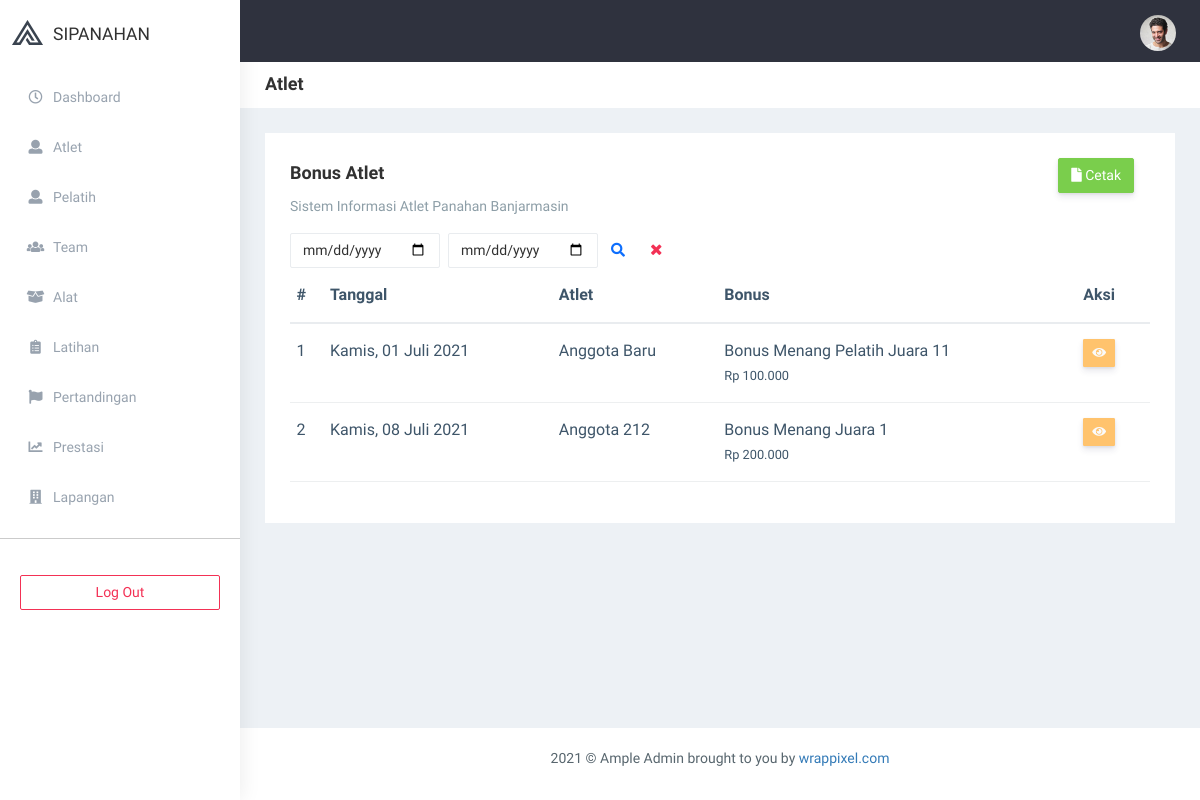
The page /index.php/bonus/atlet on the database its author committed.
### tables this page shows
CREATE TABLE `bonus` (
  `id` int(11) NOT NULL,
  `user_id` int(11) NOT NULL,
  `tanggal` date NOT NULL,
  `bonus` varchar(255) NOT NULL,
  `jumlah` int(11) NOT NULL,
  `ket` text NOT NULL
);

CREATE TABLE `users` (
  `id` int(11) NOT NULL,
  `nama` varchar(50) NOT NULL,
  `email` varchar(100) NOT NULL,
  `telepon` varchar(255) DEFAULT NULL,
  `alamat` text DEFAULT NULL,
  `username` varchar(100) NOT NULL,
  `password` varchar(255) NOT NULL,
  `level` int(11) NOT NULL,
  `status` int(11) NOT NULL,
  `tim_id` int(11) DEFAULT NULL,
  `image` varchar(100) NOT NULL,
  `reset_password` text DEFAULT NULL
);

### application/controllers/Bonus.php (called while the page is built, shortened)
<?php
class Bonus extends CI_Controller {
	function __construct() {
        $this->load->model(['m_app']);
    }
    public function atlet() {
        $var    = [
            'page'  =>  'admin/bonus',
            'title' =>  'Atlet',
            'bonus' =>  $this->m_app->getBonus(3)->result(),
            'user'  =>  $this->m_app->getAnggota()->result(),
        ];
        $this->load->view('layout/admin', $var);
    }
}

### index.php (called while the page is built, shortened)
<?php
require_once BASEPATH.'core/CodeIgniter.php';

### application/models/M_app.php (called while the page is built, shortened)
<?php defined('BASEPATH') OR exit('No direct script access allowed');
class M_app extends CI_Model {
    function getAnggota($var = null, $tim = null) {
        $this->db->select('users.*, tim.id AS tim_id, tim.tim');
        $this->db->from('users');
        $this->db->join('tim', 'tim.id = users.tim_id');
        $this->db->where('level', 3);
        $this->db->order_by('id', 'DESC');
    	return $this->db->get();
    }
    function getBonus($role = null, $var = null, $user_id = null) {
        $this->db->select('bonus.*, users.id AS user_id, users.nama, users.level, tim.id AS tim_id, tim.tim' );
        $this->db->from('bonus');
        $this->db->order_by('id', 'DESC');
        $this->db->join('users', 'users.id = bonus.user_id');
        $this->db->join('tim', 'tim.id = users.tim_id');
        if ($role != null) {
            $this->db->where('users.level', $role);
        }
    	return $this->db->get();
    }
}

### application/helpers/custom_helper.php (called while the page is built, shortened)
<?php if ( ! defined('BASEPATH')) exit('No direct script access allowed');
    if ( ! function_exists('rupiah'))
    {
        function rupiah($angka){
            $hasil_rupiah = "Rp " . number_format($angka,0,',','.');
            return $hasil_rupiah;
        }
    }
    if ( ! function_exists('bulan'))
    {
        function bulan($bln)
        {
            switch ($bln)
            {
                case 7:
                    return "Juli";
                    break;
            }
        }
    }
    if ( ! function_exists('longdate_indo'))
    {
        function longdate_indo($tanggal)
        {
            $ubah = gmdate($tanggal, time()+60*60*8);
            $pecah = explode("-",$ubah);
            $tgl = $pecah[2];
            $bln = $pecah[1];
            $thn = $pecah[0];
            $bulan = bulan($pecah[1]);
            $nama = date("l", mktime(0,0,0,$bln,$tgl,$thn));
            $nama_hari = "";
            if($nama=="Sunday") {$nama_hari="Minggu";}
            else if($nama=="Monday") {$nama_hari="Senin";}
            else if($nama=="Tuesday") {$nama_hari="Selasa";}
            else if($nama=="Wednesday") {$nama_hari="Rabu";}
            else if($nama=="Thursday") {$nama_hari="Kamis";}
            else if($nama=="Friday") {$nama_hari="Jumat";}
            else if($nama=="Saturday") {$nama_hari="Sabtu";}
            return $nama_hari.', '.$tgl.' '.$bulan.' '.$thn;
        }
    }

### application/views/admin/bonus.php (the view, shortened to what this page needs)
<div class="row">
    <div class="col-sm-12">
        <div class="white-box">
            <div class="row">
                <div class="col-md-6">
                    <h3 class="box-title">Bonus <?= $title ?></h3>
                    <p class="text-muted">Sistem Informasi Atlet Panahan Banjarmasin</p>
                </div>
                <div class="col-md-6 text-right" >
                    <form role="search" action="<?= site_url('export/bonus') ?>" method="get" class="">
                        <button type="submit" target="_blank" class="btn btn-success text-white mr-3"><i class="fa fa-file" aria-hidden="true"></i> Cetak</button>
                    </form>
                </div>
                <div class="col-md-6">
                    <form role="search" action="" method="get" class="app-search d-flex me-5">
                        <input type="date" value="<?php echo (!empty($_GET['a'])) ? $_GET['a'] : '' ?>" name="a" class="form-control mt-0 w-50 mr-2">
                        <input type="date" value="<?php echo (!empty($_GET['b'])) ? $_GET['b'] : '' ?>" name="b" class="form-control mt-0 w-50">
                        <button type="submit" class="btn btn-link"><i class="fa fa-search"></i></button>
                        <a name="" id="" class="btn btn-link text-danger" href="" role="button"><i class="fa fa-times"></i></a>
                    </form>
                </div>
            </div>
            <div class="table-responsive">
                <table class="table text-nowrap">
                    <thead>
                        <tr>
                            <th class="border-top-0">#</th>
                            <th class="border-top-0">Tanggal</th>
                            <th class="border-top-0"><?= $title ?></th>
                            <th class="border-top-0">Bonus</th>
                            <th class="border-top-0">Aksi</th>
                        </tr>
                    </thead>
                    <tbody>
                    <?php foreach ($bonus as $x => $data):?>
                        <tr>
                            <td><?= $x+1 ?></td>
                            <td><?= longdate_indo($data->tanggal) ?></td>
                            <td><?= $data->nama ?></td>
                            <td>
                                <?= $data->bonus ?>
                                <br>
                                <small><?= rupiah($data->jumlah) ?></small>
                            </td>
                            <td>
                                <div class="text-center">
                                    <span>
                                        <a style="cursor: pointer;" class="" data-toggle="modal" data-target="#show_<?=$data->id?>">
                                            <button class="btn btn-sm btn-warning mr-1"  data-placement="top"
                                                    title="" data-original-title="Bonus" style="float:left;">
                                                <i class="fa fa-eye" style="color: #fafafa;"></i>
                                            </button>
                                        </a>
                                    </span>
                                </div>
                            </td>
                        </tr>
                    <?php endforeach; ?>
                    </tbody>
                </table>
            </div>
        </div>
    </div>
</div>

### rows shown on the page
bonus: tanggal "Kamis, 01 Juli 2021", user.nama "Anggota Baru", bonus "Bonus Menang Pelatih Juara 11", jumlah "Rp 100.000"
bonus: tanggal "Kamis, 08 Juli 2021", user.nama "Anggota 212", bonus "Bonus Menang Juara 1", jumlah "Rp 200.000"

### other values the page prints
$title "Atlet"
